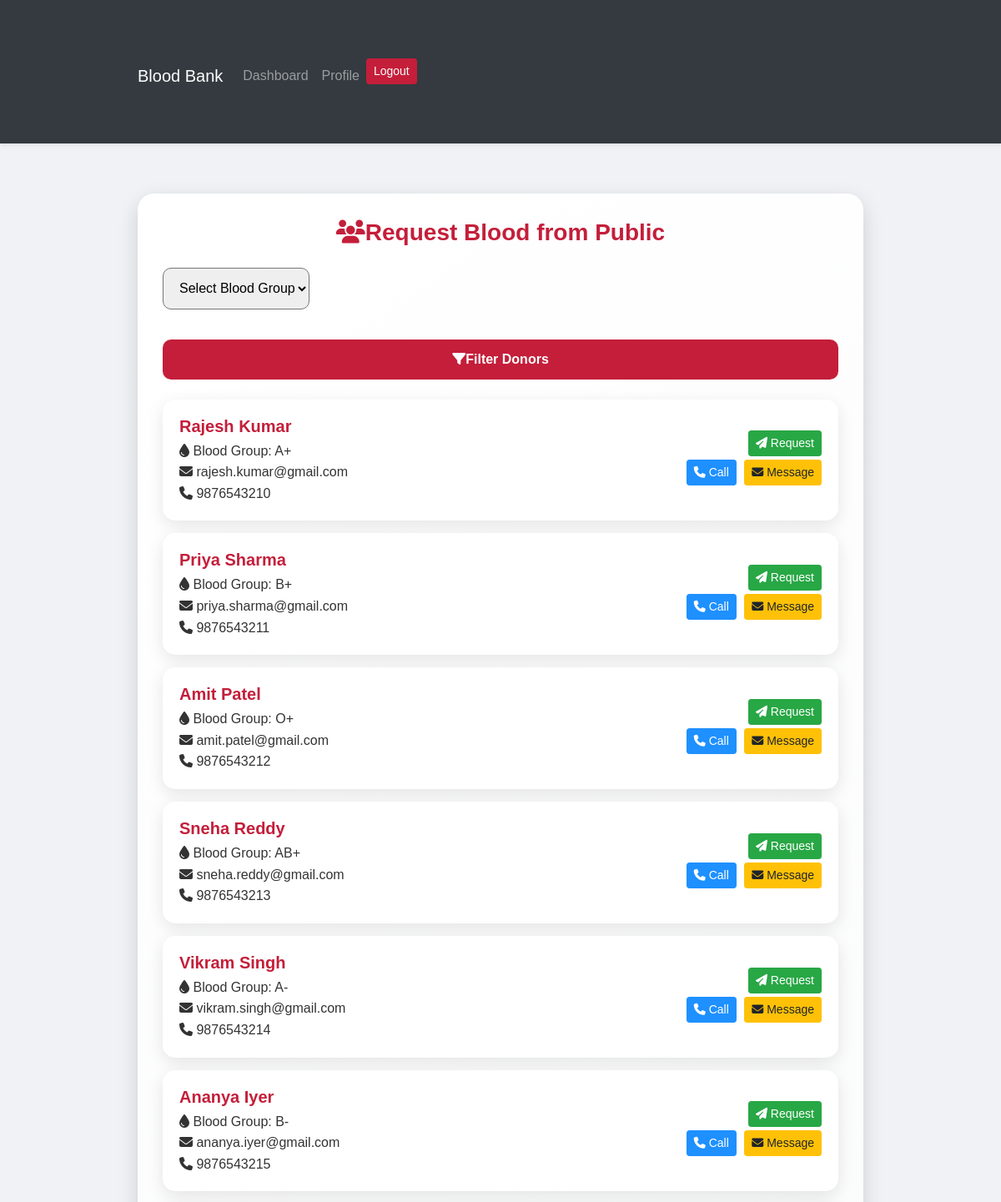
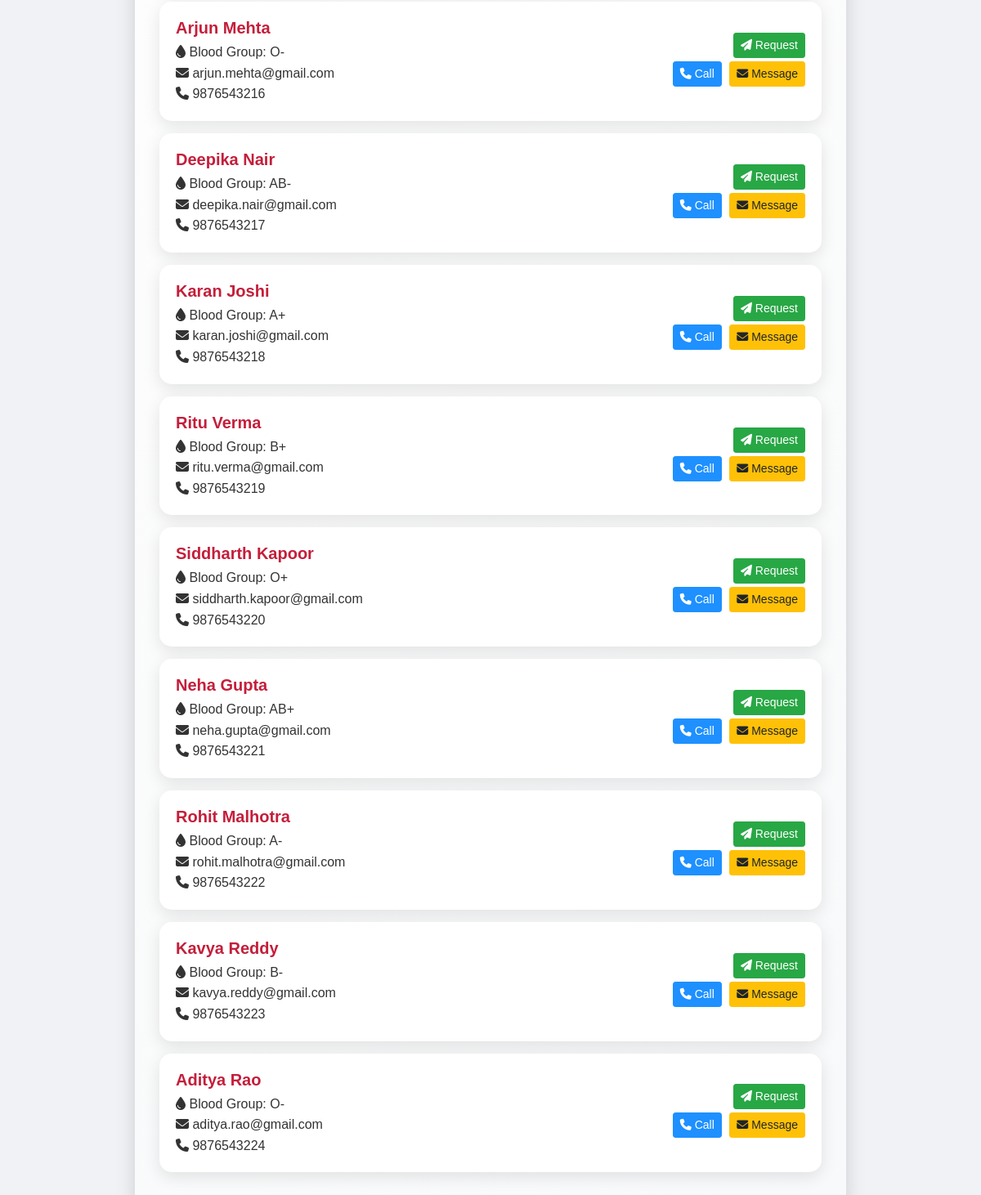
Page /user/request_public.php (signed in) on the committed database (2 pictures, top to bottom).
### tables this page shows
CREATE TABLE `users` (
  `user_id` int(11) NOT NULL AUTO_INCREMENT,
  `name` varchar(100) NOT NULL,
  `email` varchar(100) NOT NULL,
  `location` varchar(255) DEFAULT NULL,
  `password` varchar(255) NOT NULL,
  `role` enum('admin','hospital','user') NOT NULL,
  `hospital_id` int(11) DEFAULT NULL,
  `phone` varchar(15) DEFAULT NULL,
  `blood_group` varchar(3) DEFAULT NULL,
  `created_at` timestamp NOT NULL DEFAULT current_timestamp(),
  `status` enum('pending','approved','rejected') NOT NULL DEFAULT 'pending',
  `district` varchar(100) DEFAULT NULL,
  `blood_type` varchar(10) DEFAULT NULL,
  `latitude` decimal(10,8) DEFAULT NULL,
  `longitude` decimal(11,8) DEFAULT NULL,
  `dob` date DEFAULT NULL,
  `gender` varchar(10) DEFAULT NULL,
  `emergency_contact` varchar(15) DEFAULT NULL,
  `notes` text DEFAULT NULL,
  PRIMARY KEY (`user_id`),
  UNIQUE KEY `email` (`email`)
);

### user/request_public.php (the view, shortened to what this page needs)
<?php
include "../includes/db.php";
if (isset($_POST['filter'])) {
    $selected_group = $_POST['blood_group'];
    $stmt = $conn->prepare("SELECT user_id, name, blood_group, phone, email FROM users WHERE role='user' AND blood_group=?");
    $stmt->bind_param("s", $selected_group);
    $stmt->execute();
    $donors = $stmt->get_result();
} else {
    $donors = $conn->query("SELECT user_id, name, blood_group, phone, email FROM users WHERE role='user' AND blood_group IS NOT NULL");
}
?>
<!DOCTYPE html>
<html lang="en">
<head>
    <?php include "head.php"; ?>
    <link rel="stylesheet" href="../assets/css/bootstrap.min.css">
    <link rel="stylesheet" href="../assets/css/user.css">
    <link rel="stylesheet" href="https://cdnjs.cloudflare.com/ajax/libs/font-awesome/6.5.0/css/all.min.css">
</head>
<body>
    <?php include "header.php"; ?>
    <div class="container">
        <div class="card-request">
            <h3><i class="fas fa-users me-2"></i>Request Blood from Public</h3>
            <form method="POST" class="mb-4">
                <div class="mb-3">
                    <select name="blood_group" class="form-select" required>
                        <option value="">Select Blood Group</option>
                    </select>
                </div>
                <button type="submit" name="filter" class="btn btn-custom"><i class="fas fa-filter me-2"></i>Filter Donors</button>
            </form>
            <?php if ($donors->num_rows > 0): ?>
                <?php while ($row = $donors->fetch_assoc()): ?>
                    <div class="card-donor">
                        <div class="donor-info">
                            <h5><?= htmlspecialchars($row['name']) ?></h5>
                            <p><i class="fas fa-tint me-1"></i> Blood Group: <?= htmlspecialchars($row['blood_group']) ?></p>
                            <p><i class="fas fa-envelope me-1"></i> <?= htmlspecialchars($row['email']) ?></p>
                            <p><i class="fas fa-phone me-1"></i> <?= htmlspecialchars($row['phone']) ?></p>
                        </div>
                        <div class="donor-actions">
                            <form method="POST">
                                <button type="submit" name="request_to_donor" class="btn btn-sm btn-success mb-1"><i class="fas fa-paper-plane me-1"></i> Request</button>
                            </form>
                            <a href="tel:<?= $row['phone'] ?>" class="btn btn-sm btn-primary mb-1"><i class="fas fa-phone me-1"></i> Call</a>
                            <a href="mailto:<?= $row['email'] ?>" class="btn btn-sm btn-warning mb-1"><i class="fas fa-envelope me-1"></i> Message</a>
                        </div>
                    </div>
                <?php endwhile; ?>
            <?php else: ?>
                <p class="text-center text-muted">No donors found for this blood group.</p>
            <?php endif; ?>
        </div>
    </div>
</body>
</html>

### assets/css/style.css (style rules this page uses)
body, html { height: 100%; margin: 0; font-family: 'Segoe UI', Tahoma, Geneva, Verdana, sans-serif; }
a { text-decoration: none; }
.btn-primary { background-color: #1E90FF; border-color: #1E90FF; }
.btn-success { background-color: #28a745; border-color: #28a745; }
input, select, textarea, button { outline: none !important; }
:root { --brand-red: #C41E3A; --brand-blue: #2C5F8B; --light-bg: #f9f9f9; --dark-text: #333; --radius-lg: 12px; --shadow-soft: 0 4px 10px rgba(0,0,0,0.08); }
body { font-family: "Segoe UI", Roboto, sans-serif; color: var(--dark-text); background: var(--light-bg); line-height: 1.6; }

### user/css/user.css (style rules this page uses)
body { font-family: 'Poppins', sans-serif; background-color: #f0f2f5; margin: 0; padding: 0; color: #333; }
.container { margin-top: 60px; margin-bottom: 50px; }
h1, h2, h3, h4, h5 { font-weight: 700; color: #C41E3A; }
.btn-custom { background-color: #C41E3A; color: #fff; border-radius: 6px; border: none; font-weight: 600; transition: 0.3s; }

### user/request_public.php (style rules this page uses)
body { background-color: #f0f2f5; font-family: 'Poppins', sans-serif; }
.container { margin-top: 60px; max-width: 900px; }
.card-request { background: linear-gradient(145deg, #ffffff, #f8f9fa); border-radius: 20px; padding: 30px; box-shadow: 0 8px 25px rgba(0, 0, 0, 0.15); margin-bottom: 30px; }
.card-request h3 { color: #C41E3A; font-weight: 700; margin-bottom: 25px; text-align: center; }
.form-select { height: 50px; border-radius: 10px; padding-left: 15px; }
.btn-custom { width: 100%; background-color: #C41E3A; color: #fff; border-radius: 10px; font-weight: 600; padding: 12px; margin-top: 20px; transition: 0.3s; }
.card-donor { border-radius: 15px; padding: 20px; background: #fff; box-shadow: 0 6px 20px rgba(0, 0, 0, 0.1); margin-bottom: 15px; display: flex; justify-content: space-between; align-items: center; }
.card-donor h5 { color: #C41E3A; font-weight: 600; margin-bottom: 5px; }
.card-donor p { margin: 0; }
.donor-info { flex: 1; }
.donor-actions { text-align: right; }
.donor-actions form, .donor-actions a { margin-left: 5px; }
.donor-actions button { margin-bottom: 5px; }

### rows in the picture
users: name "Rajesh Kumar", blood_group "A+", email "rajesh.kumar@gmail.com", phone "9876543210"
users: name "Priya Sharma", blood_group "B+", email "priya.sharma@gmail.com", phone "9876543211"
users: name "Amit Patel", blood_group "O+", email "amit.patel@gmail.com", phone "9876543212"
users: name "Sneha Reddy", blood_group "AB+", email "sneha.reddy@gmail.com", phone "9876543213"
users: name "Vikram Singh", blood_group "A-", email "vikram.singh@gmail.com", phone "9876543214"
users: name "Ananya Iyer", blood_group "B-", email "ananya.iyer@gmail.com", phone "9876543215"
users: name "Arjun Mehta", blood_group "O-", email "arjun.mehta@gmail.com", phone "9876543216"
users: name "Deepika Nair", blood_group "AB-", email "deepika.nair@gmail.com", phone "9876543217"
users: name "Karan Joshi", blood_group "A+", email "karan.joshi@gmail.com", phone "9876543218"
users: name "Ritu Verma", blood_group "B+", email "ritu.verma@gmail.com", phone "9876543219"
users: name "Siddharth Kapoor", blood_group "O+", email "siddharth.kapoor@gmail.com", phone "9876543220"
users: name "Neha Gupta", blood_group "AB+", email "neha.gupta@gmail.com", phone "9876543221"
users: name "Rohit Malhotra", blood_group "A-", email "rohit.malhotra@gmail.com", phone "9876543222"
users: name "Kavya Reddy", blood_group "B-", email "kavya.reddy@gmail.com", phone "9876543223"
users: name "Aditya Rao", blood_group "O-", email "aditya.rao@gmail.com", phone "9876543224"
